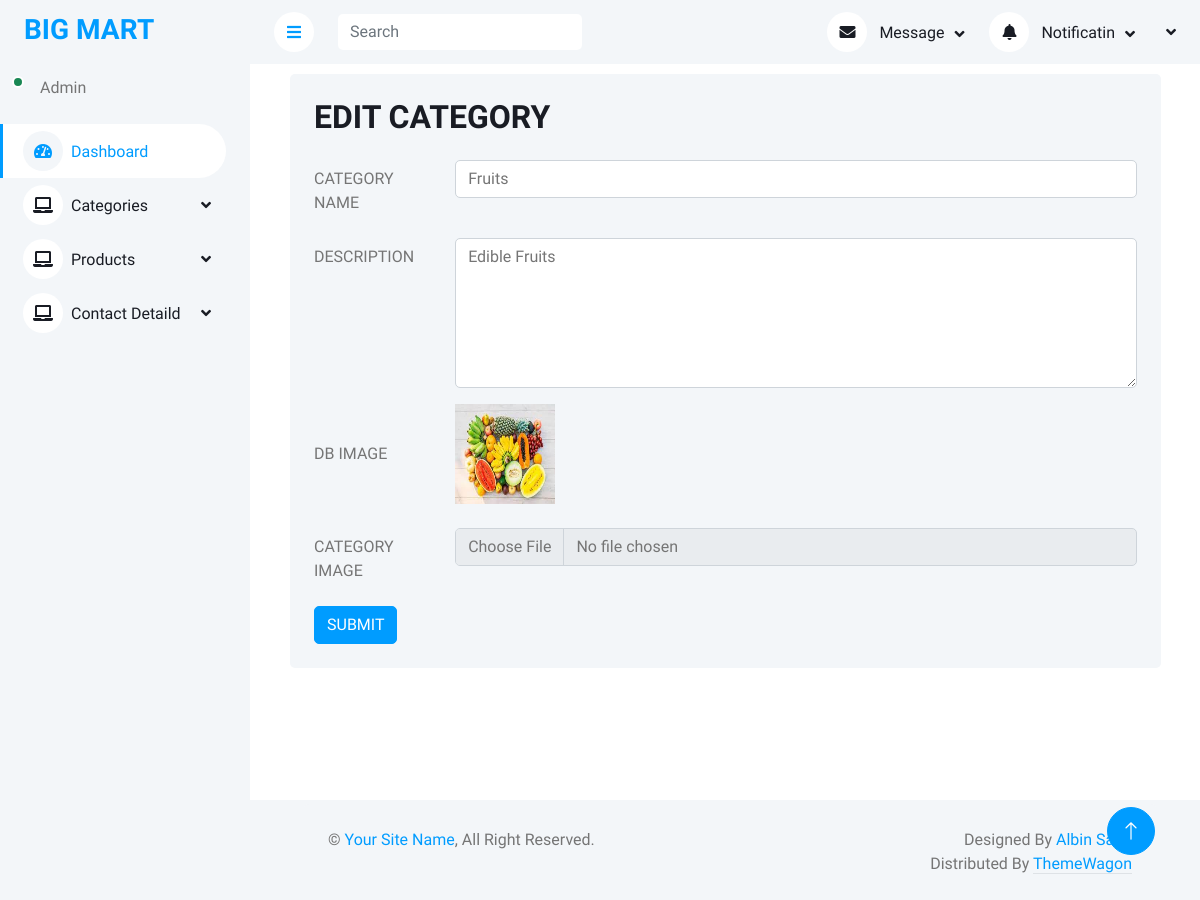
The page /Backend/edit_cat/1/ on the database its author committed.
### Backend/models.py (models this page shows)
class categorydb(models.Model):
    Cname = models.CharField(max_length=50, null=True, blank=True)
    Des = models.CharField(max_length=50, null=True, blank=True)
    Image = models.ImageField(upload_to="Product_Images", null=True, blank=True)

### Backend/views.py (the view)
# urls.py: path('edit_cat/<int:cid>/', views.edit_cat, name="edit_cat"),
def edit_cat(request, cid):
    data = categorydb.objects.get(id=cid)
    return render(request, "edit.html", {'data': data})

### Backend/templates/edit.html (shortened to what this page needs)
<!DOCTYPE html>
{% extends 'index.html' %}
{% block content %}
<html lang="en">
<head>
</head>
<body>
  <div>
   <div class="col-sm-12 col-xl-11" style="margin-left:40px;margin-top:10px;">
     <div class="bg-light rounded h-100 p-4">
        <h2 class="mb-4">EDIT CATEGORY</h2>
        <form method="post" action="{% url 'update_cat' cid=data.id %}" enctype="multipart/form-data">
            <div class="row mb-3">
                <label for="inputEmail3" class="col-sm-2 col-form-label">CATEGORY NAME</label>
                <div class="col-sm-10">
                    <input type="text" value="{{data.Cname}}" name="cname" class="form-control" id="inputEmail3">
                </div>
            </div>
            <div class="row mb-3">
                <label for="inputEmail3" class="col-sm-2 col-form-label">DESCRIPTION</label>
                <div class="col-sm-10">
               <textarea class="form-control" name="des"  id="floatingTextarea" style="height: 150px;">{{data.Des}}</textarea>
                </div>
            </div>
            <div >
                <label for="inputEmail3" class="col-sm-2 col-form-label">DB IMAGE</label>
                <img src="{{data.Image.url}}" width="100px" height="100px"><br><br>
            </div>
            <div class="row mb-3">
                <label for="inputEmail3" class="col-sm-2 col-form-label">CATEGORY IMAGE</label>
                <div class="col-sm-10">
                <input class="form-control" value="{{data.Image}}" name="image" type="file" id="formFile">
                </div>
            </div>
            <button type="submit" class="btn btn-primary">SUBMIT</button>
        </form>
     </div>
</div>
  </div>
</body>
</html>
{% endblock %}

### Backend/static/assets/css/style.css (style rules this page uses)
:root { --primary: #009CFF; --light: #F3F6F9; --dark: #191C24; }
.btn { transition: .5s; }
.btn.btn-primary { color: #FFFFFF; }

### rows shown on the page
categorydb: cname "Fruits", des "Edible Fruits", Image (picture)
